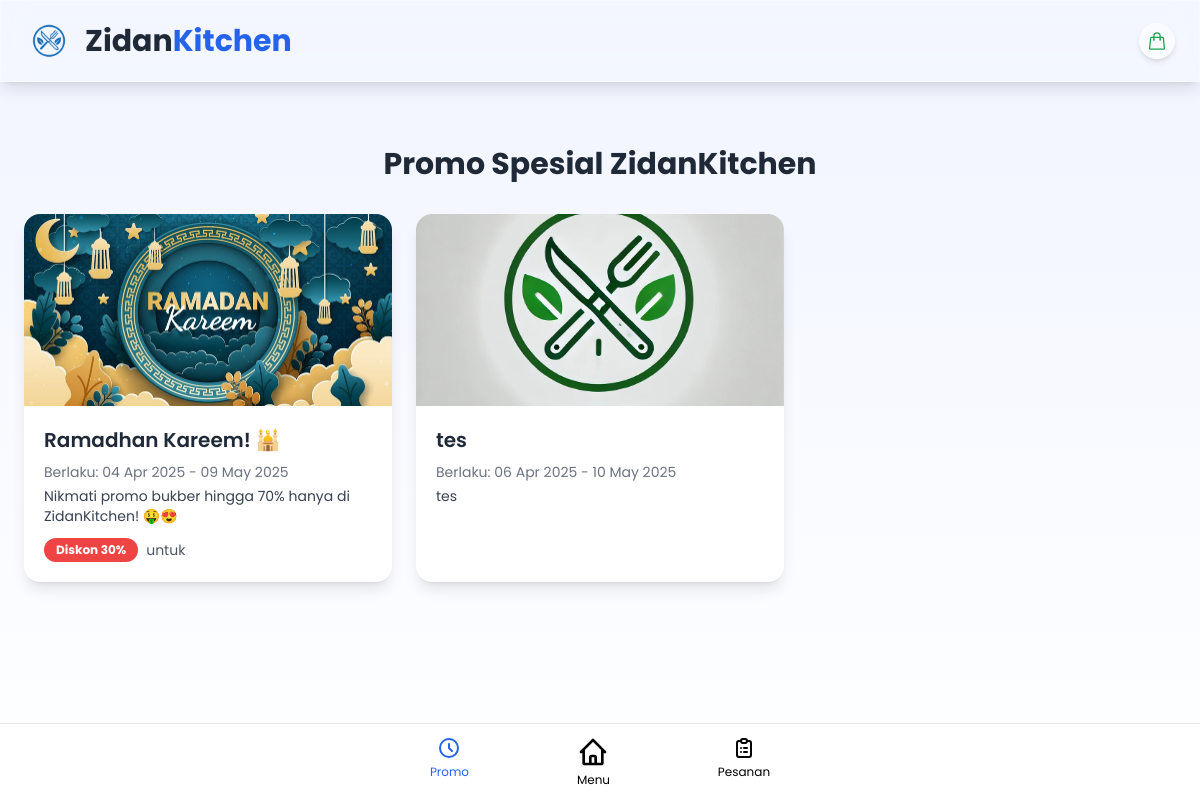
The app's page /public/promo.php, older data.
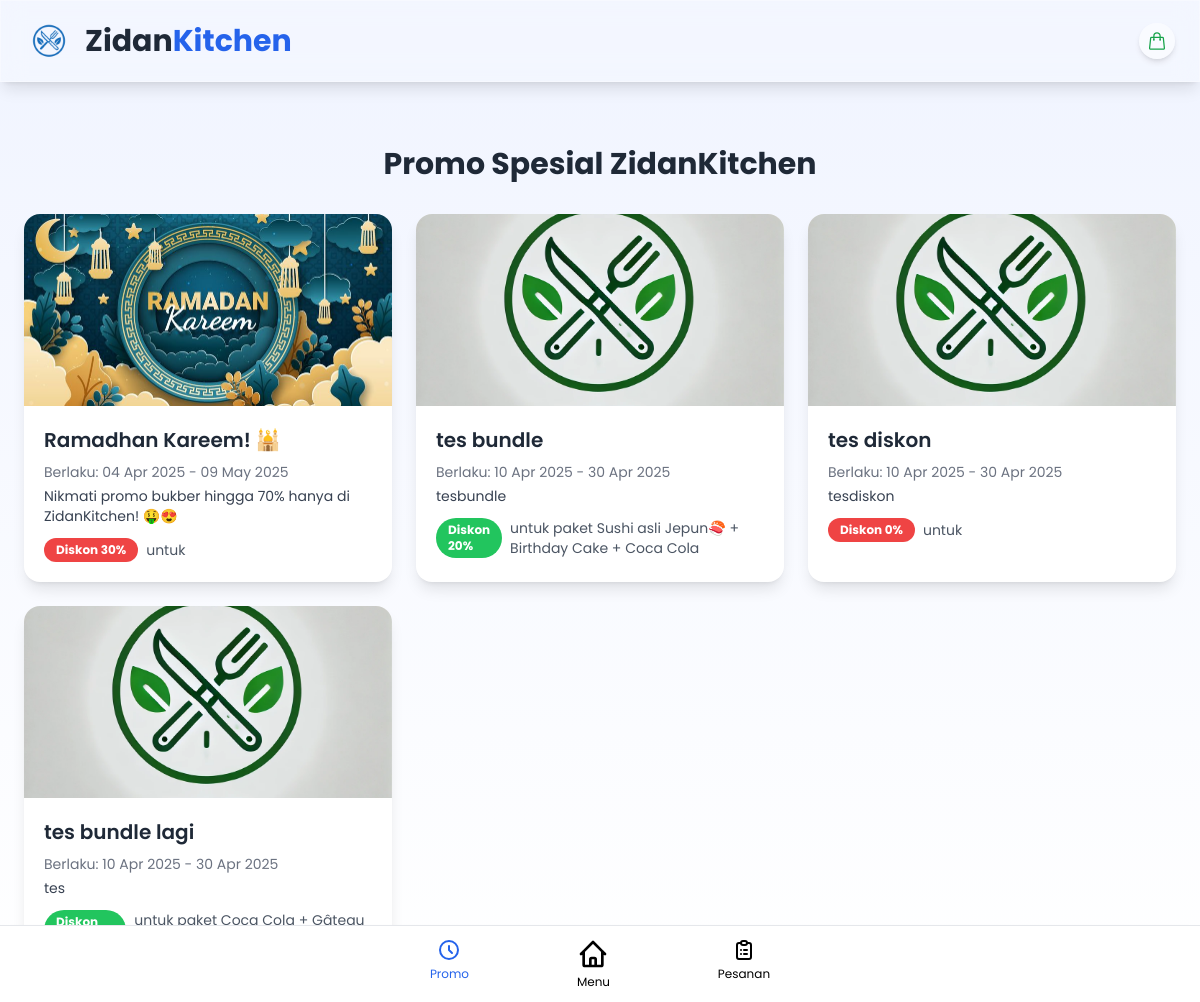
The same page, newer data.
### tables this page shows
CREATE TABLE `promos` (
  `id` int NOT NULL,
  `title` varchar(255) NOT NULL,
  `description` text NOT NULL,
  `discount` int DEFAULT NULL,
  `promo_type` enum('bundle','discount') NOT NULL,
  `bundle_price` int DEFAULT NULL,
  `bundle_items` json DEFAULT NULL,
  `bundle_discount_type` enum('percentage','fixed') DEFAULT 'percentage',
  `bundle_discount_value` decimal(10,2) DEFAULT NULL,
  `image` varchar(255) NOT NULL,
  `created_at` datetime DEFAULT CURRENT_TIMESTAMP,
  `updated_at` datetime DEFAULT NULL ON UPDATE CURRENT_TIMESTAMP,
  `start_date` date NOT NULL,
  `end_date` date NOT NULL,
  `menu_target` json DEFAULT NULL COMMENT 'Array of menu IDs that this promo applies to'
);

### public/promo.php (the view, shortened to what the changed rows need)
<?php
include '../config/db.php';
$menu_query = "SELECT * FROM menu";
$menu_result = $conn->query($menu_query);
$menu_data = [];
while ($row = $menu_result->fetch_assoc()) {
    $menu_data[$row['id_menu']] = $row;
}
$promo_query = "SELECT * FROM promos WHERE CURDATE() BETWEEN start_date AND end_date";
$promos = $conn->query($promo_query);
$promo_list = [];
while ($promo = $promos->fetch_assoc()) {
    $promo['menu_names'] = [];
    if ($promo['promo_type'] === 'discount' && !empty($promo['menu_target'])) {
        foreach (json_decode($promo['menu_target'], true) as $menu_id) {
            if (isset($menu_data[$menu_id])) {
                $promo['menu_names'][] = $menu_data[$menu_id]['nama_menu'];
            }
        }
    } elseif ($promo['promo_type'] === 'bundle' && !empty($promo['bundle_items'])) {
        foreach (json_decode($promo['bundle_items'], true) as $menu_id) {
            if (isset($menu_data[$menu_id])) {
                $promo['menu_names'][] = $menu_data[$menu_id]['nama_menu'];
            }
        }
    }
    $promo_list[] = $promo;
}
?>
<!DOCTYPE html>
<html lang="id">
<head>
    <script src="https://cdn.tailwindcss.com"></script>
</head>
<body class="min-h-screen m-0 p-0">
    <header class="sticky top-0 z-50 glass shadow-lg px-6 py-4">
        <div class="flex justify-between items-center max-w-7xl mx-auto">
            <div class="flex items-center space-x-3">
                <h1 class="text-3xl font-bold text-gray-800">
                    Zidan<span class="text-blue-600">Kitchen</span>
                </h1>
            </div>
        </div>
    </header>
    <main class="container mx-auto px-6 py-8 max-w-7xl pt-16">
        <h1 class="text-3xl font-bold text-center text-gray-800 mb-8">Promo Spesial ZidanKitchen</h1>
        <?php if (count($promo_list) > 0): ?>
            <div class="grid grid-cols-1 sm:grid-cols-2 lg:grid-cols-3 gap-6">
                <?php $index = 0; foreach ($promo_list as $promo): ?>
                    <div class="bg-white rounded-2xl overflow-hidden shadow-lg card-hover animate-in relative" style="animation-delay: <?php echo ($index % 10) * 0.1; ?>s;">
                        <div class="h-48 w-full overflow-hidden">
                            <img src="../assets/images/<?php echo htmlspecialchars($promo['image']); ?>" alt="<?php echo htmlspecialchars($promo['title']); ?>" class="w-full h-full object-cover transition-transform duration-500 hover:scale-110">
                        </div>
                        <div class="p-5">
                            <h2 class="text-xl font-semibold text-gray-800 mb-2"><?php echo htmlspecialchars($promo['title']); ?></h2>
                            <p class="text-gray-500 text-sm mb-1">Berlaku: <?php echo date('d M Y', strtotime($promo['start_date'])); ?> - <?php echo date('d M Y', strtotime($promo['end_date'])); ?></p>
                            <p class="text-gray-700 text-sm mb-3"><?php echo htmlspecialchars($promo['description']); ?></p>
                            <?php if ($promo['promo_type'] === 'discount'): ?>
                                <div class="flex items-center space-x-2">
                                    <span class="bg-red-500 text-white text-xs font-bold px-3 py-1 rounded-full">Diskon <?php echo number_format($promo['discount'], 0); ?>%</span>
                                    <span class="text-gray-600 text-sm">untuk <?php echo implode(', ', $promo['menu_names']); ?></span>
                                </div>
                            <?php elseif ($promo['promo_type'] === 'bundle'): ?>
                                <div class="flex items-center space-x-2">
                                    <span class="bg-green-500 text-white text-xs font-bold px-3 py-1 rounded-full">Diskon <?php echo number_format($promo['bundle_discount_value'], 0); ?>%</span>
                                    <span class="text-gray-600 text-sm">untuk paket <?php echo implode(' + ', $promo['menu_names']); ?></span>
                                </div>
                            <?php endif; ?>
                        </div>
                    </div>
                <?php $index++; endforeach; ?>
            </div>
        <?php endif; ?>
    </main>
</body>
</html>

Row changes from the older to the newer data that the page shows:
removed promos: image (placeholder picture), title "tes", start_date "06 Apr 2025", end_date "10 May 2025", description "tes"
added promos: image (placeholder picture), title "tes bundle", start_date "10 Apr 2025", end_date "30 Apr 2025", description "tesbundle", bundle_discount_value "20", menu_names "Sushi asli Jepun🍣 + Birthday Cake + Coca Cola"
added promos: image (placeholder picture), title "tes diskon", start_date "10 Apr 2025", end_date "30 Apr 2025", description "tesdiskon", discount "0"
added promos: image (placeholder picture), title "tes bundle lagi", start_date "10 Apr 2025", end_date "30 Apr 2025", description "tes", menu_names "Coca Cola + Gâteau…"
